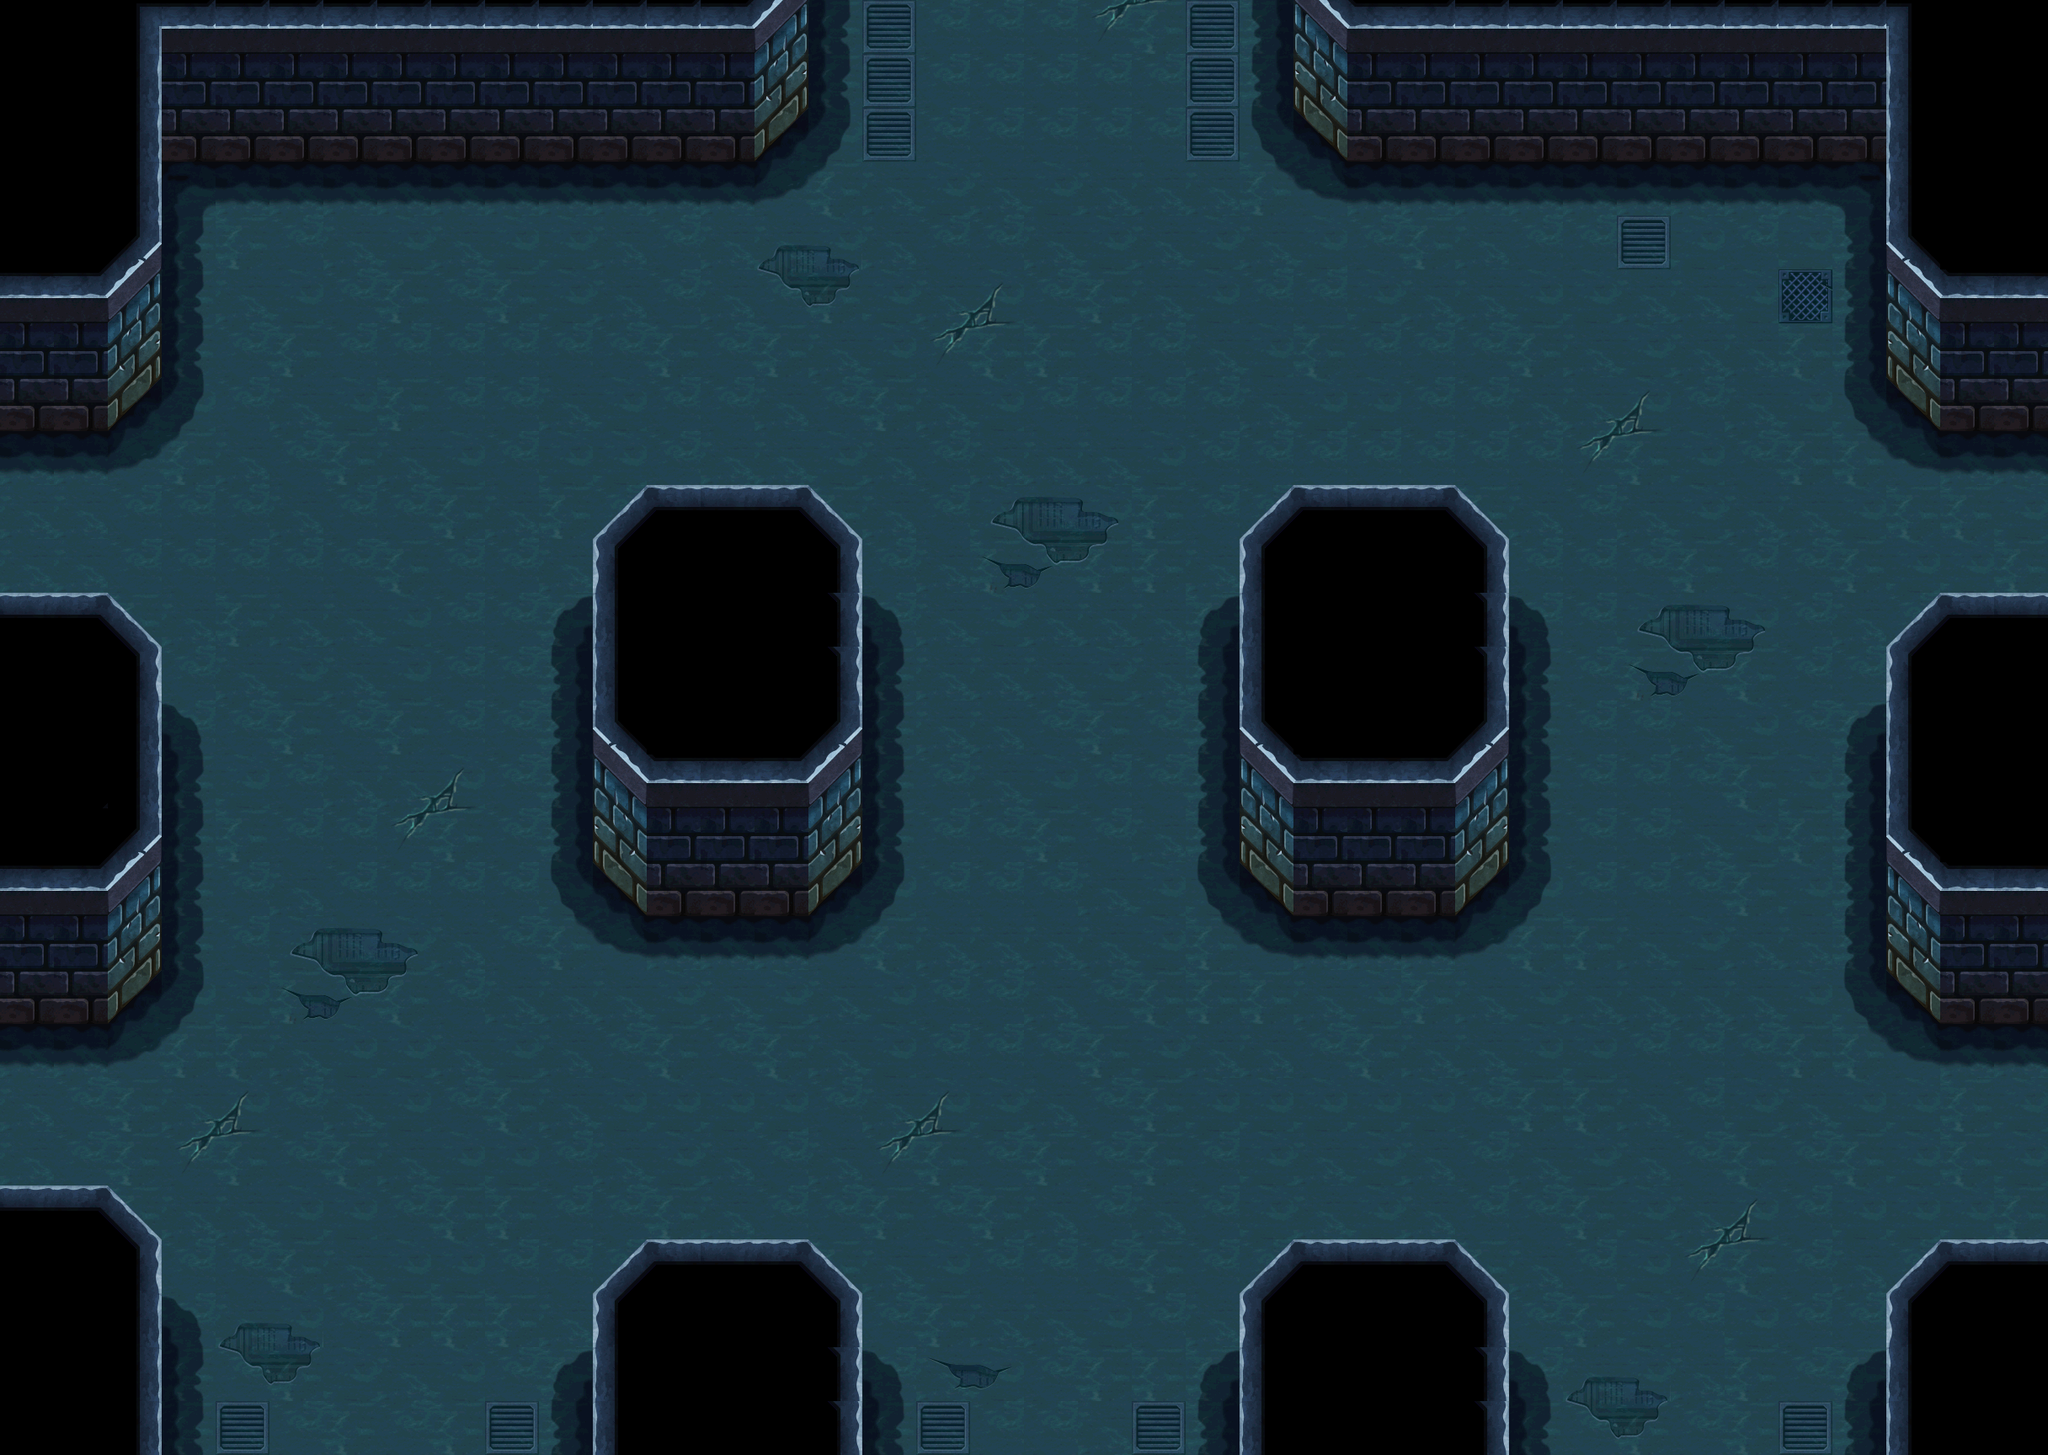

This is a level from a 2D game, rendered from its Tiled map with the project's own tilesets. A one-line summary and the map file follow, with tile-layer data summarised:
An orthogonal 38x27 tile map with 64x64 px tiles, 1 tile layer (background), 33 tilesets and 104 objects (20x collide, 20x collide_bullet).

<map version="1.0" orientation="orthogonal" width="38" height="27" tilewidth="64" tileheight="64">
 <tileset firstgid="1" name="bg04" tilewidth="64" tileheight="64">
  <image source="bg04.png" width="512" height="512" />
 </tileset>
 <tileset firstgid="65" name="jianzhu4_shuiguan02" tilewidth="87" tileheight="171">
  <image source="jianzhu4_shuiguan02.png" width="87" height="171" />
 </tileset>
 <tileset firstgid="66" name="jianzhu4_shuiguan01" tilewidth="113" tileheight="223">
  <image source="jianzhu4_shuiguan01.png" width="113" height="223" />
 </tileset>
 <tileset firstgid="67" name="jianzhu4_shuiguan03" tilewidth="73" tileheight="166">
  <image source="jianzhu4_shuiguan03.png" width="73" height="166" />
 </tileset>
 <tileset firstgid="68" name="jianzhu4_shuiguan03_2" tilewidth="58" tileheight="128">
  <image source="jianzhu4_shuiguan03_2.png" width="58" height="128" />
 </tileset>
 <tileset firstgid="69" name="jianzhu4_shuiguan05_3" tilewidth="320" tileheight="79">
  <image source="jianzhu4_shuiguan05_3.png" width="320" height="79" />
 </tileset>
 <tileset firstgid="70" name="jianzhu4_shuiguan08" tilewidth="80" tileheight="320">
  <image source="jianzhu4_shuiguan08.png" width="80" height="320" />
 </tileset>
 <tileset firstgid="71" name="jianzhu4_shuiguan05_4" tilewidth="80" tileheight="320">
  <image source="jianzhu4_shuiguan05_4.png" width="80" height="320" />
 </tileset>
 <tileset firstgid="72" name="jianzhu4_shuiguan05" tilewidth="94" tileheight="95">
  <image source="jianzhu4_shuiguan05.png" width="94" height="95" />
 </tileset>
 <tileset firstgid="73" name="jianzhu4_shuiguan07" tilewidth="94" tileheight="95">
  <image source="jianzhu4_shuiguan07.png" width="94" height="95" />
 </tileset>
 <tileset firstgid="74" name="jianzhu4_shuiguan05_2" tilewidth="120" tileheight="115">
  <image source="jianzhu4_shuiguan05_2.png" width="120" height="115" />
 </tileset>
 <tileset firstgid="75" name="jianzhu4_shuiguan06" tilewidth="120" tileheight="115">
  <image source="jianzhu4_shuiguan06.png" width="120" height="115" />
 </tileset>
 <tileset firstgid="76" name="jianzhu4_tizi" tilewidth="65" tileheight="203">
  <image source="jianzhu4_tizi.png" width="65" height="203" />
 </tileset>
 <tileset firstgid="77" name="jianzhu4_yinying" tilewidth="192" tileheight="101">
  <image source="jianzhu4_yinying.png" width="192" height="101" />
 </tileset>
 <tileset firstgid="78" name="jianzhu4_men02" tilewidth="300" tileheight="153">
  <image source="jianzhu4_men02.png" width="300" height="153" />
 </tileset>
 <tileset firstgid="79" name="jianzhu4_men01" tilewidth="300" tileheight="153">
  <image source="jianzhu4_men01.png" width="300" height="153" />
 </tileset>
 <tileset firstgid="80" name="jianzhu4_xie02" tilewidth="234" tileheight="196">
  <image source="jianzhu4_xie02.png" width="234" height="196" />
 </tileset>
 <tileset firstgid="81" name="jianzhu4_xie04" tilewidth="192" tileheight="132">
  <image source="jianzhu4_xie04.png" width="192" height="132" />
 </tileset>
 <tileset firstgid="82" name="jianzhu4_xie03" tilewidth="167" tileheight="297">
  <image source="jianzhu4_xie03.png" width="167" height="297" />
 </tileset>
 <tileset firstgid="83" name="jianzhu4_xie01" tilewidth="323" tileheight="116">
  <image source="jianzhu4_xie01.png" width="323" height="116" />
 </tileset>
 <tileset firstgid="84" name="jianzhu4_shuiguan09" tilewidth="64" tileheight="90">
  <image source="jianzhu4_shuiguan09.png" width="64" height="90" />
 </tileset>
 <tileset firstgid="85" name="jianzhu4_shuiguan10" tilewidth="83" tileheight="64">
  <image source="jianzhu4_shuiguan10.png" width="83" height="64" />
 </tileset>
 <tileset firstgid="86" name="jianzhu4_shuiguan11" tilewidth="83" tileheight="64">
  <image source="jianzhu4_shuiguan11.png" width="83" height="64" />
 </tileset>
 <tileset firstgid="87" name="jianzhu4_keng03" tilewidth="293" tileheight="139">
  <image source="jianzhu4_keng03.png" width="293" height="139" />
 </tileset>
 <tileset firstgid="88" name="jianzhu_xiangzi05" tilewidth="150" tileheight="170">
  <image source="jianzhu_xiangzi05.png" width="150" height="170" />
 </tileset>
 <tileset firstgid="89" name="jianzhu_xiangzi06" tilewidth="90" tileheight="113">
  <image source="jianzhu_xiangzi06.png" width="90" height="113" />
 </tileset>
 <tileset firstgid="90" name="jianzhu_xiangzi02" tilewidth="122" tileheight="126">
  <image source="jianzhu_xiangzi02.png" width="122" height="126" />
 </tileset>
 <tileset firstgid="91" name="jianzhu_xiangzi03" tilewidth="122" tileheight="76">
  <image source="jianzhu_xiangzi03.png" width="122" height="76" />
 </tileset>
 <tileset firstgid="92" name="jianzhu2_xiangzi0" tilewidth="192" tileheight="168">
  <image source="jianzhu2_xiangzi0.png" width="192" height="168" />
 </tileset>
 <tileset firstgid="93" name="jianzhu_xiangzi04" tilewidth="183" tileheight="126">
  <image source="jianzhu_xiangzi04.png" width="183" height="126" />
 </tileset>
 <tileset firstgid="94" name="jianzhu_xiangzi01" tilewidth="71" tileheight="80">
  <image source="jianzhu_xiangzi01.png" width="71" height="80" />
 </tileset>
 <tileset firstgid="95" name="jianzhu_xiangzi07" tilewidth="92" tileheight="112">
  <image source="jianzhu_xiangzi07.png" width="92" height="112" />
 </tileset>
 <tileset firstgid="96" name="jianzhu_qiang01" tilewidth="92" tileheight="54">
  <image source="jianzhu_qiang01.png" width="92" height="54" />
 </tileset>
 <layer name="background" width="38" height="27">
  <data>[1026 cells, 1026 non-empty, 61 distinct tile ids]</data>
 </layer>
 <objectgroup name="yingzi" width="38" height="27">
  <properties>
   <property name="filename" value="jianzhu4_yinying.png" />
   <property name="groundlayer" value="1" />
  </properties>
  <object gid="77" x="2696" y="1042">
   <properties>
    <property name="groundZ" value="1" />
   </properties>
  </object>
 </objectgroup>
 <objectgroup name="shuiguanover1" width="38" height="27">
  <properties>
   <property name="filename" value="jianzhu4_shuiguan03.png" />
   <property name="groundlayer" value="1" />
  </properties>
  <object gid="67" x="2483" y="1137" />
 </objectgroup>
 <objectgroup name="shuiguanover2" width="38" height="27">
  <properties>
   <property name="filename" value="jianzhu4_shuiguan03.png" />
   <property name="groundlayer" value="1" />
  </properties>
  <object gid="68" x="2671" y="938" />
 </objectgroup>
 <objectgroup name="shuiguanoverheng" width="38" height="27">
  <properties>
   <property name="filename" value="jianzhu4_shuiguan05_3.png" />
   <property name="groundlayer" value="1" />
  </properties>
  <object gid="69" x="327" y="252">
   <properties>
    <property name="groundZ" value="1" />
   </properties>
  </object>
  <object gid="69" x="192" y="253">
   <properties>
    <property name="groundZ" value="1" />
   </properties>
  </object>
  <object gid="69" x="648" y="252">
   <properties>
    <property name="groundZ" value="1" />
   </properties>
  </object>
  <object gid="69" x="1536" y="251">
   <properties>
    <property name="groundZ" value="1" />
   </properties>
  </object>
  <object gid="69" x="1600" y="251">
   <properties>
    <property name="groundZ" value="1" />
   </properties>
  </object>
  <object gid="69" x="1919" y="251">
   <properties>
    <property name="groundZ" value="1" />
   </properties>
  </object>
 </objectgroup>
 <objectgroup name="shuiguanovershuleft" width="38" height="27">
  <properties>
   <property name="filename" value="jianzhu4_shuiguan08.png" />
   <property name="groundlayer" value="1" />
  </properties>
  <object gid="70" x="1442" y="157">
   <properties>
    <property name="groundZ" value="1" />
   </properties>
  </object>
  <object gid="70" x="2655" y="1376">
   <properties>
    <property name="groundZ" value="1" />
   </properties>
  </object>
 </objectgroup>
 <objectgroup name="shuiguanovershuright" width="38" height="27">
  <properties>
   <property name="filename" value="jianzhu4_shuiguan05_4.png" />
   <property name="groundlayer" value="1" />
  </properties>
  <object gid="71" x="981" y="158">
   <properties>
    <property name="groundZ" value="1" />
   </properties>
  </object>
 </objectgroup>
 <objectgroup name="guaiyouxia" width="38" height="27">
  <properties>
   <property name="filename" value="jianzhu4_shuiguan05.png" />
   <property name="groundlayer" value="1" />
  </properties>
  <object gid="72" x="967" y="252" />
 </objectgroup>
 <objectgroup name="guaizuoxia" width="38" height="27">
  <properties>
   <property name="filename" value="jianzhu4_shuiguan07.png" />
   <property name="groundlayer" value="1" />
  </properties>
  <object gid="73" x="1442" y="251" />
 </objectgroup>
 <objectgroup name="guaizuoshang" width="38" height="27">
  <properties>
   <property name="filename" value="jianzhu4_shuiguan05_2.png" />
   <property name="groundlayer" value="1" />
  </properties>
  <object gid="74" x="2803" y="687">
   <properties>
    <property name="groundZ" value="1" />
   </properties>
  </object>
 </objectgroup>
 <objectgroup name="guaiyoushang" width="38" height="27">
  <properties>
   <property name="filename" value="jianzhu4_shuiguan06.png" />
   <property name="groundlayer" value="1" />
  </properties>
  <object gid="75" x="2779" y="562">
   <properties>
    <property name="groundZ" value="1" />
   </properties>
  </object>
 </objectgroup>
 <objectgroup name="tizi" width="38" height="27">
  <properties>
   <property name="filename" value="jianzhu4_tizi.png" />
   <property name="groundlayer" value="1" />
  </properties>
  <object gid="76" x="2556" y="1199">
   <properties>
    <property name="groundZ" value="2" />
   </properties>
  </object>
 </objectgroup>
 <objectgroup name="door1" width="38" height="27">
  <properties>
   <property name="filename" value="jianzhu4_men02.png" />
   <property name="groundlayer" value="1" />
  </properties>
  <object gid="78" x="2646" y="1279" />
 </objectgroup>
 <objectgroup name="door2" width="38" height="27">
  <properties>
   <property name="filename" value="jianzhu4_men01.png" />
   <property name="groundlayer" value="1" />
  </properties>
  <object gid="79" x="2645" y="885">
   <properties>
    <property name="groundZ" value="1" />
   </properties>
  </object>
 </objectgroup>
 <objectgroup name="blood1" width="38" height="27">
  <properties>
   <property name="filename" value="jianzhu4_xie02.png" />
   <property name="groundlayer" value="1" />
  </properties>
  <object gid="80" x="1141" y="1070" />
  <object gid="80" x="665" y="551" />
  <object gid="80" x="1126" y="151" />
  <object gid="80" x="1898" y="1799" />
  <object gid="80" x="1903" y="1106" />
  <object gid="80" x="327" y="1782" />
 </objectgroup>
 <objectgroup name="blood2" width="38" height="27">
  <properties>
   <property name="filename" value="jianzhu4_xie04.png" />
   <property name="groundlayer" value="1" />
  </properties>
  <object gid="81" x="381" y="540" />
  <object gid="81" x="-42" y="1397" />
  <object gid="81" x="1309" y="1397" />
  <object gid="81" x="1918" y="615" />
 </objectgroup>
 <objectgroup name="blood3" width="38" height="27">
  <properties>
   <property name="filename" value="jianzhu4_xie03.png" />
   <property name="groundlayer" value="1" />
  </properties>
  <object gid="82" x="368" y="1081" />
 </objectgroup>
 <objectgroup name="blood4" width="38" height="27">
  <properties>
   <property name="filename" value="jianzhu4_xie01.png" />
   <property name="groundlayer" value="1" />
  </properties>
  <object gid="83" x="2170" y="1433" />
  <object gid="83" x="-155" y="676" />
  <object gid="83" x="2252" y="697" />
 </objectgroup>
 <objectgroup name="jie1" width="38" height="27">
  <properties>
   <property name="filename" value="jianzhu4_shuiguan09.png" />
   <property name="groundlayer" value="1" />
  </properties>
  <object gid="84" x="295" y="253">
   <properties>
    <property name="groundZ" value="2" />
   </properties>
  </object>
  <object gid="84" x="1565" y="251">
   <properties>
    <property name="groundZ" value="2" />
   </properties>
  </object>
  <object gid="84" x="615" y="252">
   <properties>
    <property name="groundZ" value="2" />
   </properties>
  </object>
  <object gid="84" x="905" y="252">
   <properties>
    <property name="groundZ" value="2" />
   </properties>
  </object>
  <object gid="84" x="1818" y="251">
   <properties>
    <property name="groundZ" value="2" />
   </properties>
  </object>
 </objectgroup>
 <objectgroup name="jie2" width="38" height="27">
  <properties>
   <property name="filename" value="jianzhu4_shuiguan10.png" />
   <property name="groundlayer" value="1" />
  </properties>
  <object gid="85" x="1446" y="99" />
 </objectgroup>
 <objectgroup name="jie3" width="38" height="27">
  <properties>
   <property name="filename" value="jianzhu4_shuiguan11.png" />
   <property name="groundlayer" value="1" />
  </properties>
  <object gid="86" x="974" y="85">
   <properties>
    <property name="groundZ" value="2" />
   </properties>
  </object>
  <object gid="86" x="2768" y="789">
   <properties>
    <property name="groundZ" value="2" />
   </properties>
  </object>
 </objectgroup>
 <objectgroup name="shuiguans" width="38" height="27">
  <properties>
   <property name="filename" value="jianzhu4_shuiguan02.png" />
   <property name="groundlayer" value="1" />
  </properties>
  <object gid="65" x="1643" y="1132">
   <properties>
    <property name="groundZ" value="5" />
   </properties>
  </object>
  <object gid="65" x="1541" y="1132" />
  <object gid="65" x="768" y="1127" />
  <object gid="65" x="857" y="1127" />
 </objectgroup>
 <objectgroup name="shuiguanb" width="38" height="27">
  <properties>
   <property name="filename" value="jianzhu4_shuiguan01.png" />
   <property name="groundlayer" value="1" />
  </properties>
  <object gid="66" x="700" y="285">
   <properties>
    <property name="groundZ" value="5" />
   </properties>
  </object>
  <object gid="66" x="1650" y="285">
   <properties>
    <property name="groundZ" value="4" />
   </properties>
  </object>
  <object gid="66" x="2046" y="283">
   <properties>
    <property name="groundZ" value="4" />
   </properties>
  </object>
  <object gid="66" x="357" y="283">
   <properties>
    <property name="groundZ" value="4" />
   </properties>
  </object>
 </objectgroup>
 <objectgroup name="keng" width="38" height="27">
  <properties>
   <property name="filename" value="jianzhu4_keng03.png" />
   <property name="groundlayer" value="1" />
  </properties>
  <object gid="87" x="414" y="1443" />
  <object gid="87" x="235" y="742" />
  <object gid="87" x="1436" y="491" />
  <object gid="87" x="1661" y="1421" />
 </objectgroup>
 <objectgroup name="blackboxs" width="38" height="27">
  <properties>
   <property name="filename" value="jianzhu_xiangzi06.png" />
   <property name="groundlayer" value="1" />
  </properties>
  <object gid="89" x="2760" y="800">
   <properties>
    <property name="groundZ" value="2" />
   </properties>
  </object>
 </objectgroup>
 <objectgroup name="blackboxb" width="38" height="27">
  <properties>
   <property name="filename" value="jianzhu_xiangzi05.png" />
   <property name="groundlayer" value="1" />
  </properties>
  <object gid="88" x="2620" y="855">
   <properties>
    <property name="groundZ" value="3" />
   </properties>
  </object>
 </objectgroup>
 <objectgroup name="greenboxb" width="38" height="27">
  <properties>
   <property name="filename" value="jianzhu_xiangzi02.png" />
   <property name="groundlayer" value="1" />
  </properties>
  <object gid="90" x="2779" y="1233">
   <properties>
    <property name="groundZ" value="3" />
   </properties>
  </object>
 </objectgroup>
 <objectgroup name="greenboxs" width="38" height="27">
  <properties>
   <property name="filename" value="jianzhu_xiangzi03.png" />
   <property name="groundlayer" value="1" />
  </properties>
  <object gid="91" x="2617" y="884">
   <properties>
    <property name="groundZ" value="4" />
   </properties>
  </object>
 </objectgroup>
 <objectgroup name="greenbox2" width="38" height="27">
  <properties>
   <property name="filename" value="jianzhu2_xiangzi0.png" />
   <property name="groundlayer" value="1" />
  </properties>
  <object gid="92" x="2820" y="855">
   <properties>
    <property name="groundZ" value="3" />
   </properties>
  </object>
 </objectgroup>
 <objectgroup name="mutoub" width="38" height="27">
  <properties>
   <property name="filename" value="jianzhu_xiangzi04.png" />
   <property name="groundlayer" value="1" />
  </properties>
  <object gid="93" x="2746" y="891">
   <properties>
    <property name="groundZ" value="5" />
   </properties>
  </object>
 </objectgroup>
 <objectgroup name="mutous" width="38" height="27">
  <properties>
   <property name="filename" value="jianzhu_xiangzi01.png" />
   <property name="groundlayer" value="1" />
  </properties>
  <object gid="94" x="2775" y="1134">
   <properties>
    <property name="groundZ" value="3" />
   </properties>
  </object>
 </objectgroup>
 <objectgroup name="qiangM16" width="38" height="27">
  <properties>
   <property name="filename" value="jianzhu_xiangzi07.png" />
   <property name="groundlayer" value="1" />
  </properties>
  <object gid="95" x="2778" y="877">
   <properties>
    <property name="groundZ" value="10" />
   </properties>
  </object>
  <object gid="95" x="2859" y="1196">
   <properties>
    <property name="groundZ" value="10" />
   </properties>
  </object>
 </objectgroup>
 <objectgroup name="qiangSVD" width="38" height="27">
  <properties>
   <property name="filename" value="jianzhu_qiang01.png" />
   <property name="groundlayer" value="1" />
  </properties>
  <object gid="96" x="2648" y="748">
   <properties>
    <property name="groundZ" value="10" />
   </properties>
  </object>
  <object gid="96" x="2674" y="1008">
   <properties>
    <property name="groundZ" value="10" />
   </properties>
  </object>
 </objectgroup>
 <objectgroup name="collide_people" width="38" height="27" visible="0">
  <object type="collide" x="-132" y="123" width="329" height="393" />
  <object type="collide" x="132" y="-214" width="679" height="498" />
  <object type="collide" x="729" y="-147" width="329" height="393" />
  <object type="collide" x="1446" y="-146" width="329" height="393" />
  <object type="collide" x="1654" y="-107" width="625" height="392" />
  <object type="collide" x="2237" y="123" width="329" height="393" />
  <object type="collide" x="2236" y="717" width="231" height="504" />
  <object type="collide" x="1471" y="591" width="326" height="462" />
  <object type="collide" x="1535" y="733" width="196" height="398" />
  <object type="collide" x="697" y="593" width="326" height="462" />
  <object type="collide" x="764" y="728" width="196" height="398" />
  <object type="collide" x="-60" y="721" width="255" height="499" />
  <object type="collide" x="-26" y="1420" width="222" height="335" />
  <object type="collide" x="699" y="1484" width="329" height="304" />
  <object type="collide" x="1468" y="1492" width="329" height="304" />
  <object type="collide" x="2236" y="1492" width="329" height="304" />
  <object type="collide" x="-80" y="403" width="65" height="1298" />
  <object type="collide" x="923" y="-319" width="687" height="304" />
  <object type="collide" x="123" y="1739" width="2217" height="89" />
  <object type="collide" x="2442" y="366" width="229" height="1259" />
 </objectgroup>
 <objectgroup name="collide_bullet" width="38" height="27" visible="0">
  <object type="collide_bullet" x="-65" y="39" width="190" height="405" />
  <object type="collide_bullet" x="1" y="-8" width="190" height="405" />
  <object type="collide_bullet" x="129" y="-237" width="769" height="402" />
  <object type="collide_bullet" x="770" y="-313" width="190" height="405" />
  <object type="collide_bullet" x="1538" y="-316" width="190" height="405" />
  </objectgroup>
</map>
<!-- 15 of 104 objects omitted -->
